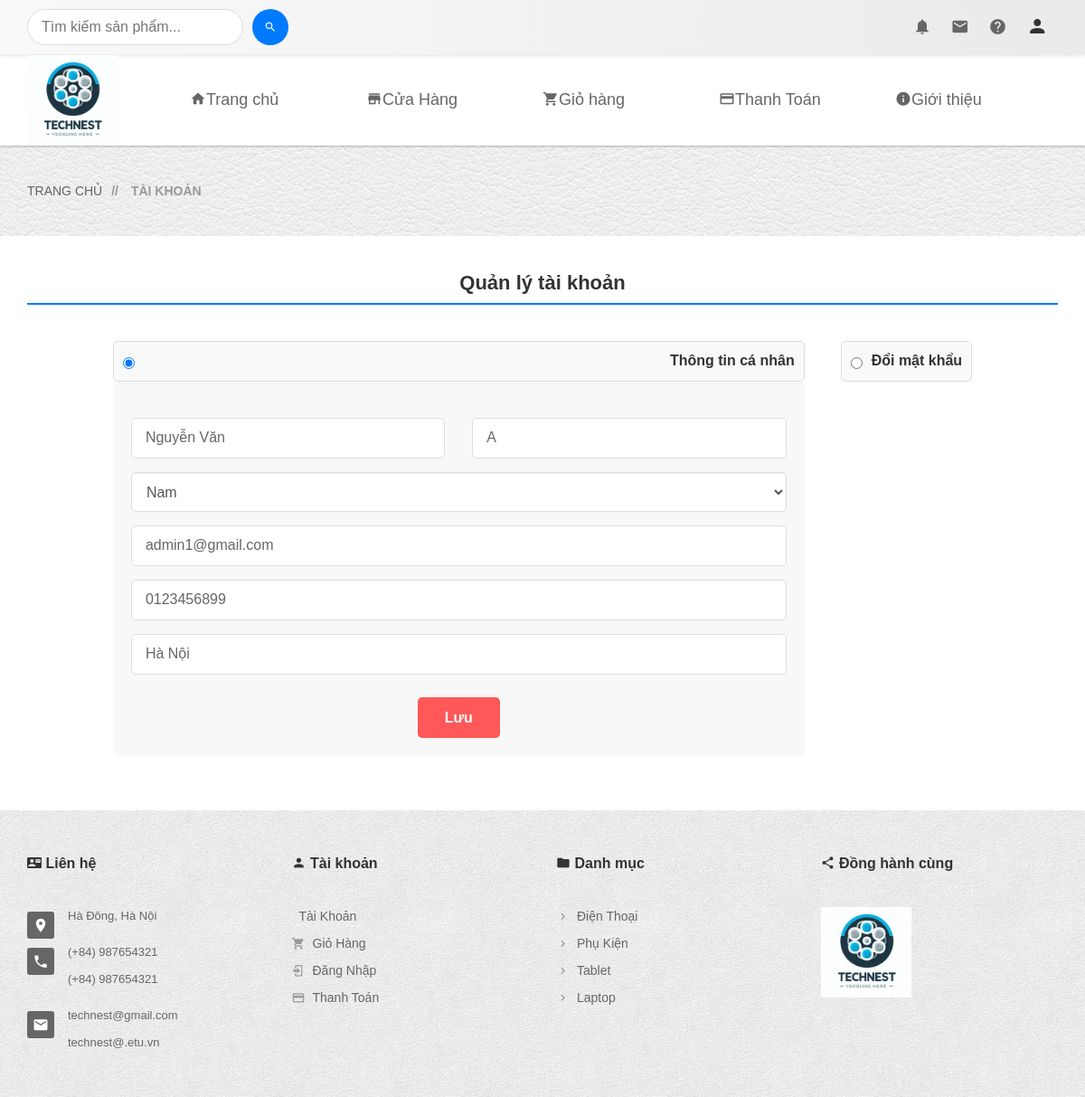
The page /?act=taikhoan&xuli=account (signed in) on the database its author committed.
### tables this page shows
CREATE TABLE `nguoidung` (
  `MaND` int NOT NULL,
  `Ho` varchar(20) NOT NULL,
  `Ten` varchar(20) NOT NULL,
  `GioiTinh` varchar(10) NOT NULL,
  `SDT` varchar(20) DEFAULT NULL,
  `Email` varchar(50) NOT NULL,
  `DiaChi` varchar(200) NOT NULL,
  `TaiKhoan` varchar(100) NOT NULL,
  `MatKhau` varchar(100) NOT NULL,
  `MaQuyen` int NOT NULL,
  `TrangThai` int NOT NULL
);

CREATE TABLE `danhmuc` (
  `MaDM` int NOT NULL,
  `TenDM` varchar(255) DEFAULT NULL
);

### Controllers/LoginController.php (called while the page is built, shortened)
<?php
require_once("Models/login.php");
class LoginController
{
    var $login_model;
    public function __construct()
    {
        $this->login_model = new Login();
    }
    function account()
    {
        $data_danhmuc = $this->login_model->danhmuc();
        $data = $this->login_model->account();
        require_once('Views/index.php');
    }
}

### Models/connection.php (called while the page is built, shortened)
<?php
class connection
{
    function __construct()
    {
        $severname = "localhost";
        $username = "root";
        $password = "";
        $db_name = "tech_nest";
        $this->conn = new mysqli($severname, $username, $password, $db_name);
    }
}

### Models/login.php (called while the page is built, shortened)
<?php
require_once("model.php");
class Login extends Model
{
    var $conn;
    function __construct()
    {
        $conn_obj = new Connection();
        $this->conn = $conn_obj->conn;
    }
    function account()
    {
        $id = $_SESSION['login']['MaND'];
        return $this->conn->query("SELECT * from NguoiDung where MaND = $id")->fetch_assoc();
    }
}

### Models/model.php (called while the page is built, shortened)
<?php
require_once("connection.php");
class model
{
    function danhmuc()
    {
        $query =  "SELECT * from DanhMuc ";
        require("result.php");
        return $data;
    }
    function chitietdanhmuc($id)
    {
        $query =  "SELECT d.TenDM as Ten, l.* FROM danhmuc as d, loaisanpham as l WHERE d.MaDM = l.MaDM and d.MaDM = $id";
        require("result.php");
        return $data;
    }
}

### Models/result.php (called while the page is built)
<?php
$result = $this->conn->query($query);
$data = array();
while ($row = $result->fetch_assoc()) {
    $data[] = $row;
}

### Views/login/my-account.php (the view, shortened to what this page needs)
<div class="pages-title section-padding">
	<div class="container">
		<ul class="text-left">
			<li><a href="?act=home">Trang chủ</a></li>
			<li><span> // </span>Tài khoản</li>
		</ul>
	</div>
</div>
<section class="pages my-account-page section-padding">
	<div class="container">
		<div class="row">
			<div class="col-xs-12 col-sm-12">
				<div class="log-title">
					<h3><strong>Quản lý tài khoản</strong></h3>
				</div>
				<div class="prament-area main-input" id="doitk">
					<ul class="panel-group account-menu" id="accordion">
						<li class="panel">
							<div class="account-title" data-toggle="collapse" data-parent="#accordion" data-target="#collapse1">
								<label>
									<input type="radio" checked value="forever" name="rememberme" />
									Thông tin cá nhân
								</label>
							</div>
							<div id="collapse1" class="panel-collapse collapse in">
								<div class="single-log-info">
									<div class="bulling-title">
										<div class="custom-input">
											<form action="?act=taikhoan&xuli=update" method="post">
												<div class="row">
													<div class="col-md-6">
														<input type="text" name="Ho" placeholder="Họ" required value="<?= $data['Ho'] ?>" />
													</div>
													<div class="col-md-6">
														<input type="text" name="Ten" placeholder="Tên" required value="<?= $data['Ten'] ?>" />
													</div>
												</div>
												<div class="custom-select">
													<select class="form-control" name="GioiTinh" title="Giới tính">
														<option <?= ($data['GioiTinh'] == 'Nam') ? 'selected' : '' ?> value="Nam"> Nam</option>
													</select>
												</div>
												<input type="email" name="Email" placeholder="Email" required value="<?= $data['Email'] ?>" />
												<input type="text" name="SĐT" placeholder="Số điện thoại" required pattern="[0-9]+" minlength="10" value="<?= $data['SDT'] ?>" />
												<input type="text" name="DiaChi" placeholder="Địa chỉ" required value="<?= $data['DiaChi'] ?>" />
												<div class="submit-text">
													<button type="submit_tt">Lưu</button>
												</div>
											</form>
										</div>
									</div>
								</div>
							</div>
						</li>
						<li class="panel">
							<div class="account-title" data-toggle="collapse" data-parent="#accordion" data-target="#collapse4">
								<label>
									<input type="radio" value="forever" name="rememberme" />
									Đổi mật khẩu
								</label>
							</div>
						</li>
					</ul>
				</div>
			</div>
		</div>
	</div>
</section>

### Views/header_footer/footer.php
<footer class="footer-two bg-dark text-light">
    <div class="footer-top section-padding py-5">
        <div class="footer-dsc">
            <div class="container">
                <div class="row g-4">
                    <div class="col-xs-12 col-sm-6 col-md-3">
                        <div class="single-text">
                            <div class="footer-title mb-4">
                                <h4 class="text-white"><i class="mdi mdi-contact-mail me-2"></i> Liên hệ</h4>
                            </div>
                            <div class="footer-text">
                                <ul class="list-unstyled">
                                    <li class="mb-3">
                                        <i class="mdi mdi-map-marker text-primary me-2"></i>
                                        <p class="mb-0">Hà Đông, Hà Nội</p>
                                    </li>
                                    <li class="mb-3">
                                        <i class="mdi mdi-phone text-primary me-2"></i>
                                        <p class="mb-0">(+84) 987654321</p>
                                        <p class="mb-0">(+84) 987654321</p>
                                    </li>
                                    <li class="mb-3">
                                        <i class="mdi mdi-email text-primary me-2"></i>
                                        <p class="mb-0">technest@gmail.com</p>
                                        <p class="mb-0">technest@.etu.vn</p>
                                    </li>
                                </ul>
                            </div>
                        </div>
                    </div>
                    <div class="col-xs-6 col-sm-3 col-md-3">
                        <div class="single-text">
                            <div class="footer-title mb-4">
                                <h4 class="text-white"><i class="mdi mdi-account me-2"></i> Tài khoản</h4>
                            </div>
                            <div class="footer-menu">
                                <ul class="list-unstyled">
                                    <li class="mb-2"><a href="?act=taikhoan&xuli=account" class="text-light text-decoration-none"><i class="mdi mdi-account-edit me-2"></i>Tài khoản</a></li>
                                    <li class="mb-2"><a href="?act=cart" class="text-light text-decoration-none"><i class="mdi mdi-cart me-2"></i>Giỏ Hàng</a></li>
                                    <li class="mb-2"><a href="?act=taikhoan" class="text-light text-decoration-none"><i class="mdi mdi-login me-2"></i>Đăng Nhập</a></li>
                                    <li class="mb-2"><a href="?act=checkout" class="text-light text-decoration-none"><i class="mdi mdi-credit-card me-2"></i>Thanh Toán</a></li>
                                </ul>
                            </div>
                        </div>
                    </div>
                    <div class="col-xs-6 col-sm-3 col-md-3">
                        <div class="single-text">
                            <div class="footer-title mb-4">
                                <h4 class="text-white"><i class="mdi mdi-folder me-2"></i> Danh mục</h4>
                            </div>
                            <div class="footer-menu">
                                <ul class="list-unstyled">
                                    <?php foreach ($data_danhmuc as $row) { ?>
                                        <li class="mb-2"><a href="?act=shop&sp=<?= $row['MaDM'] ?>" class="text-light text-decoration-none"><i class="mdi mdi-chevron-right me-2"></i><?= $row['TenDM'] ?></a></li>
                                    <?php  } ?>
                                </ul>
                            </div>
                        </div>
                    </div>
                    <div class="col-xs-12 col-sm-12 col-md-3">
                        <div class="single-text">
                            <div class="footer-title mb-4">
                                <h4 class="text-white"><i class="mdi mdi-share-variant me-2"></i> Đồng hành cùng</h4>
                            </div>
                            <div class="footer-menu">
                                <a href="?act=home" class="d-block mb-4">
                                    <img class="logo_header" src="public/img/logo.png" alt="TechNest" />
                                </a>
                            </div>
                        </div>
                    </div>
                </div>
            </div>
        </div>
    </div>
</footer>

### public/style.css (style rules this page uses)
html, body { margin: 0; padding: 0; font-family: Arial, sans-serif; }
html { scroll-behavior: smooth; }
img { max-width: 80%; }
p { color: #666666; font-size: 13px; font-weight: 400; line-height: 20px; }
ul { list-style: outside none none; margin: 0; padding: 0; }
.section-padding { padding: 40px 0; }
body { color: #666666; font-weight: 400; }
.logo_header { width: 100px; }
.footer-top { background: rgba(0, 0, 0, 0) url("img/footer/bg.jpg") no-repeat scroll center center / cover; }
.footer-title>h4 { color: #333; font-size: 16px; font-weight: 750; margin-bottom: 40px; }
.footer-text i { background: #666 none repeat scroll 0 0; border-radius: 3px; color: #fff; float: left; font-size: 18px; height: 30px; line-height: 30px; margin-right: 15px; margin-top: 5px; text-align: center; width: 30px; }
.footer-text li { float: none; margin-bottom: 20px; }
.footer-text li p { overflow: hidden; }
.footer-menu a { text-transform: capitalize; }
.footer-menu li { float: none; margin-bottom: 10px; }
.footer-menu li:last-child, .footer-text li:last-child, .s-side-text:last-child { margin-bottom: 0; }
.footer-menu a i { color: #999; font-size: 15px; margin-right: 8px; position: relative; top: 1px; }
.instagram a, .footer-menu a { display: block; }
.pages-title { background: rgba(0, 0, 0, 0) url("img/page-bg.png") repeat scroll 0 0; }
.pages-title ul.text-left { position: relative; }
.pages-title li { font-weight: 600; text-transform: uppercase; }
.pages-title ul span { padding: 0 10px; }
.single-blog-page .post-title li, .post-title li a, .share-tag a, .author-des>span, .recent-post h5, .recent-post span, .error-content button, .error-content input, .error-content>h5, .pages-title li, .right.floatright input, .member-btn>a, .pagnation-ul a { color: #999; }
.submit-text>button, .submit-text a { color: #fff; display: inline-block; line-height: 35px; padding: 0 30px; }
.panel-group .panel { border-radius: 0px; box-shadow: none; }
.panel-group, .related-post li { margin-bottom: 0; }
.brands-select li:last-child, .brands-select li a:last-child, .size-select a:last-child, .range-slider input#amount, .panel-group .panel { border: 0 none; }
.log-title h3 { margin: 0; padding-bottom: 15px; font-size: 20px; color: #333; text-align: center; border-bottom: 2px solid #007bff; font-weight: bold; }
.submit-text button { background: #007bff; font-size: 16px; font-weight: bold; border: none; border-radius: 5px; cursor: pointer; transition: background 0.3s ease; }
.log-title h3 { margin: 0 0 20px; font-size: 22px; color: #333; text-align: center; font-weight: bold; border-bottom: 2px solid #007bff; padding-bottom: 10px; }
.custom-input { margin-top: 20px; }
.custom-input input { width: 100%; padding: 10px 15px; margin-bottom: 15px; font-size: 16px; border: 1px solid #ddd; border-radius: 5px; box-sizing: border-box; transition: border-color 0.3s ease, box-shadow 0.3s ease; }
.custom-input input::placeholder { color: #888; font-size: 14px; }
.submit-text { text-align: center; margin-top: 10px; }
.log-title h3 { font-size: 22px; font-weight: bold; color: #333; text-align: center; margin-bottom: 20px; border-bottom: 2px solid #007bff; padding-bottom: 10px; }
.account-menu { display: flex; justify-content: center; }
.my-account-page .panel .account-title label { cursor: pointer; display: flex; align-items: center; justify-content: space-between; margin: 0; padding: 10px; border: 1px solid #ddd; background-color: #f9f9f9; border-radius: 5px; font-size: 16px; color: #333; transition: background-color 0.3s ease; }
.my-account-page .panel .account-title input[type="radio"] { margin-right: 10px; }
.my-account-page .panel .single-log-info { border-top: 0; padding: 20px; background-color: #f8f8f8; border-radius: 5px; }
.my-account-page .panel .single-log-info .custom-select select { background-color: #fff; height: 44px; border: 1px solid #ddd; border-radius: 5px; font-size: 16px; }
.my-account-page .submit-text button { padding: 5px 30px; background-color: #fe5858; color: white; border: none; border-radius: 5px; cursor: pointer; transition: background-color 0.3s ease; }
.my-account-page .prament-area .panel { margin: 20px; }
.my-account-page select, .my-account-page input[type="text"], .my-account-page input[type="email"], .my-account-page input[type="select"] { margin-bottom: 15px; }
.my-account-page li.panel { list-style-type: none; margin-bottom: 20px; }

### rows shown on the page
nguoidung: Ho "Nguyễn Văn", Ten "A", GioiTinh "Nam", Email "admin1@gmail.com", SĐT "0123456899", DiaChi "Hà Nội"
danhmuc: TenDM "Điện Thoại"
danhmuc: TenDM "Phụ Kiện"
danhmuc: TenDM "Tablet"
danhmuc: TenDM "Laptop"
